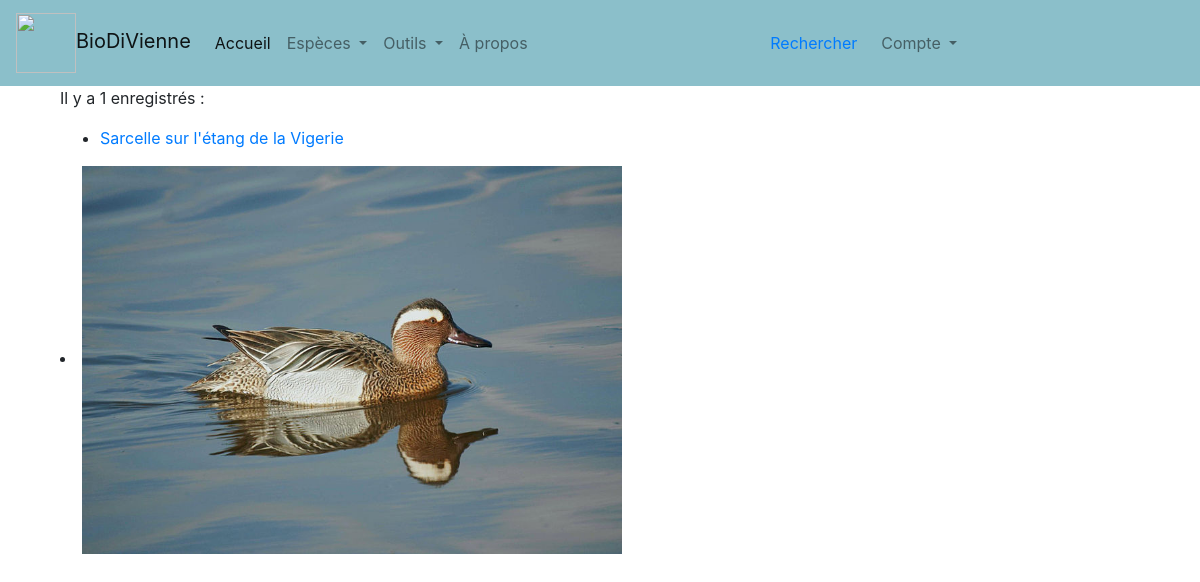
Before: / with the older database file.
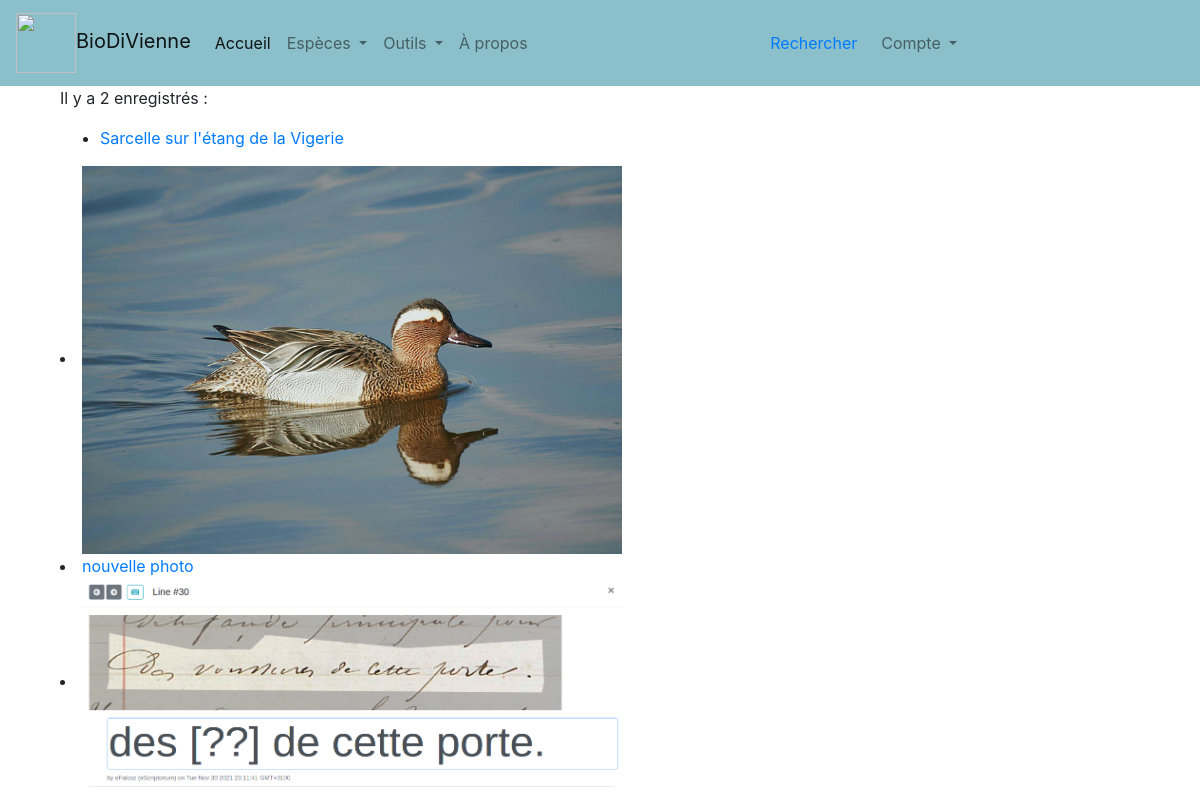
After: the same page with the newer database file.
### app5OK.py (models this page shows)
class Photo(db.Model):
    id = db.Column(db.Integer, unique=True, nullable=False, primary_key=True, autoincrement=True)
    titre = db.Column(db.Text)
    datePrise = db.Column(db.Text)
    compte_id = db.Column(db.Integer, db.ForeignKey('compte.id'))
    compte = db.relationship("Compte", back_populates="photos")
    lien_interne = db.Column(db.Text, unique=True, nullable=False)
    lien_externe = db.Column(db.Text)

### app5OK.py (the view)
@app.route("/")
def accueil(exemple=None):
    images = Photo.query.all()
    return render_template("accueil3.html", bananes=images)

### templates/accueil3.html (shortened to what this page needs)
{% extends "conteneur3.html" %}
{% block corps %}
	<p>{% if bananes %}
        Il y a {{ bananes|length }} enregistrés :
        <ul>
            {% for photo in bananes %}
            <li><a href="{{url_for('image', id=photo.id)}}">{{photo.titre}}</a></li>
        </ul>
        <li><img src=/display/{{photo.lien_interne}} width="50%"></li>
        {% endfor %}
        {% endif %}
    </p>
{% endblock %}

### templates/conteneur3.html (shortened to what this page needs)
<!DOCTYPE html>
<html lang="fr">
<head>
    <head>
    {% include "partials/css.html" %}
</head>
<body>
    <nav class="navbar navbar-expand-lg navbar-light" style="background-color: #8bbfca;">
        <a class="navbar-brand" href="{{url_for('accueil')}}"> <img class="d-inline-block" src="{{url_for('static', filename='images/pavot.png')}}" width="60" height="60" class="d-inline-block align-text-top"/>BioDiVienne</a>
        <ul class="navbar-nav mr-auto mt-2 mt-lg-0">
          <li class="nav-item active">
            <a class="nav-link" href="{{url_for('accueil')}}">Accueil</a>
          </li>
          <li class="nav-item dropdown nav-item">
            <a class="nav-link dropdown-toggle" href="#" id="navbarDropdown" role="button" data-toggle="dropdown" aria-haspopup="true" aria-expanded="false">
              Espèces
            </a>
          </li>
            <li class="nav-item">
            <a class="nav-link dropdown-toggle" href="#" id="navbarDropdown" role="button" data-toggle="dropdown" aria-haspopup="true" aria-expanded="false">
              Outils
            </a>
          </li>
            <li class="nav-item">
            <a class="nav-link" href="#">À propos</a>
          </li>
        </ul>
        <form class="form-inline my-2 my-lg-0" action="{{url_for('recherche')}}" method="GET">
            <a class="nav-link" src="{{url_for('recherche')}}" href="{{url_for('recherche')}}">Rechercher</a>
        </form>
        <ul class="navbar-nav mr-auto">
             <li class="nav-item">
            <a class="nav-link dropdown-toggle" href="#" id="navbarDropdown" role="button" data-toggle="dropdown" aria-haspopup="true" aria-expanded="false">
              Compte
            </a>
          </li>
        </ul>
    </nav>
      <div class="container">
    <div class="container">
        <div class="row">
            <div class="col">
            {% block corps %}{% endblock %}
            </div>
        </div>
    </div>
</body>
</html>

### templates/partials/css.html (shortened to what this page needs)
<link rel="stylesheet" href="{{ url_for('static', filename='css/bootstrap.css')}}">

Changed rows visible on the page:
added Photo: titre "nouvelle photo", lien_interne (picture)
Other visible differences:
{{ bananes|length }}: "1" → "2"
